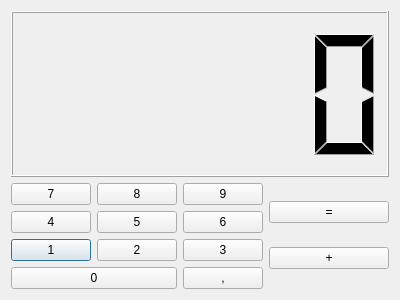
<?xml version="1.0" encoding="UTF-8"?>
<ui version="4.0">
 <class>DCalculadora</class>
 <widget class="QDialog" name="DCalculadora">
  <property name="geometry">
   <rect>
    <x>0</x>
    <y>0</y>
    <width>400</width>
    <height>300</height>
   </rect>
  </property>
  <property name="windowTitle">
   <string>Dialog</string>
  </property>
  <layout class="QVBoxLayout" name="verticalLayout_3">
   <item>
    <layout class="QVBoxLayout" name="verticalLayout_2">
     <item>
      <widget class="QLCDNumber" name="lcdResultado"/>
     </item>
     <item>
      <layout class="QHBoxLayout" name="horizontalLayout">
       <item>
        <layout class="QGridLayout" name="gridLayout">
         <item row="7" column="0">
          <widget class="QPushButton" name="bUno">
           <property name="text">
            <string>1</string>
           </property>
          </widget>
         </item>
         <item row="7" column="2">
          <widget class="QPushButton" name="bTres">
           <property name="text">
            <string>3</string>
           </property>
          </widget>
         </item>
         <item row="5" column="2">
          <widget class="QPushButton" name="bNueve">
           <property name="text">
            <string>9</string>
           </property>
          </widget>
         </item>
         <item row="8" column="0" colspan="2">
          <widget class="QPushButton" name="bCero">
           <property name="text">
            <string>0</string>
           </property>
          </widget>
         </item>
         <item row="7" column="1">
          <widget class="QPushButton" name="bDos">
           <property name="text">
            <string>2</string>
           </property>
          </widget>
         </item>
         <item row="5" column="0">
          <widget class="QPushButton" name="bSiete">
           <property name="text">
            <string>7</string>
           </property>
          </widget>
         </item>
         <item row="8" column="2">
          <widget class="QPushButton" name="bComa">
           <property name="text">
            <string>,</string>
           </property>
          </widget>
         </item>
         <item row="5" column="1">
          <widget class="QPushButton" name="bOcho">
           <property name="text">
            <string>8</string>
           </property>
          </widget>
         </item>
         <item row="6" column="1">
          <widget class="QPushButton" name="bCinco">
           <property name="text">
            <string>5</string>
           </property>
          </widget>
         </item>
         <item row="6" column="0">
          <widget class="QPushButton" name="bCuatro">
           <property name="text">
            <string>4</string>
           </property>
          </widget>
         </item>
         <item row="6" column="2">
          <widget class="QPushButton" name="bSeis">
           <property name="text">
            <string>6</string>
           </property>
          </widget>
         </item>
        </layout>
       </item>
       <item>
        <layout class="QVBoxLayout" name="verticalLayout">
         <item>
          <widget class="QPushButton" name="bIgual">
           <property name="text">
            <string>=</string>
           </property>
          </widget>
         </item>
         <item>
          <widget class="QPushButton" name="bSuma">
           <property name="text">
            <string>+</string>
           </property>
          </widget>
         </item>
        </layout>
       </item>
      </layout>
     </item>
    </layout>
   </item>
  </layout>
 </widget>
 <resources/>
 <connections/>
</ui>
